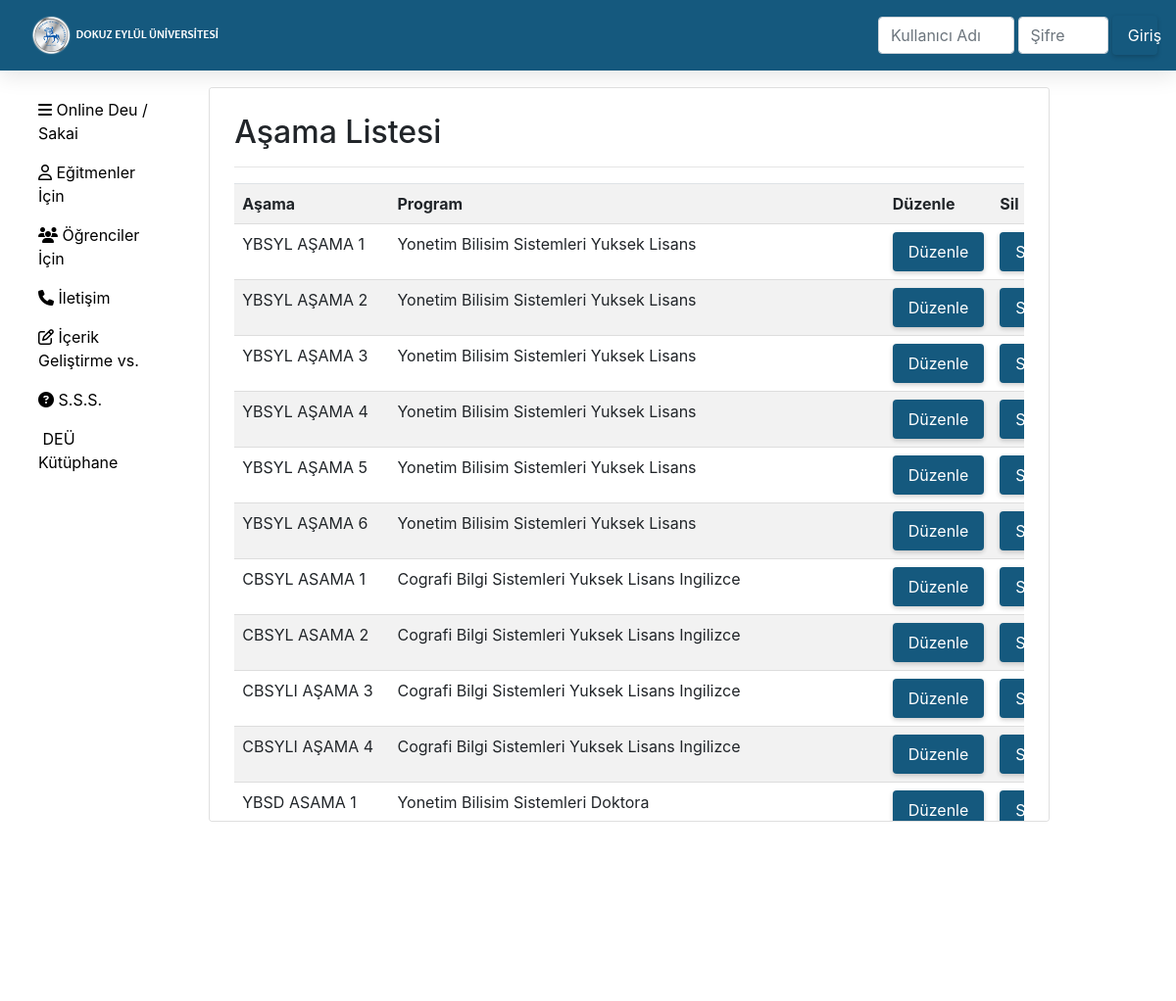
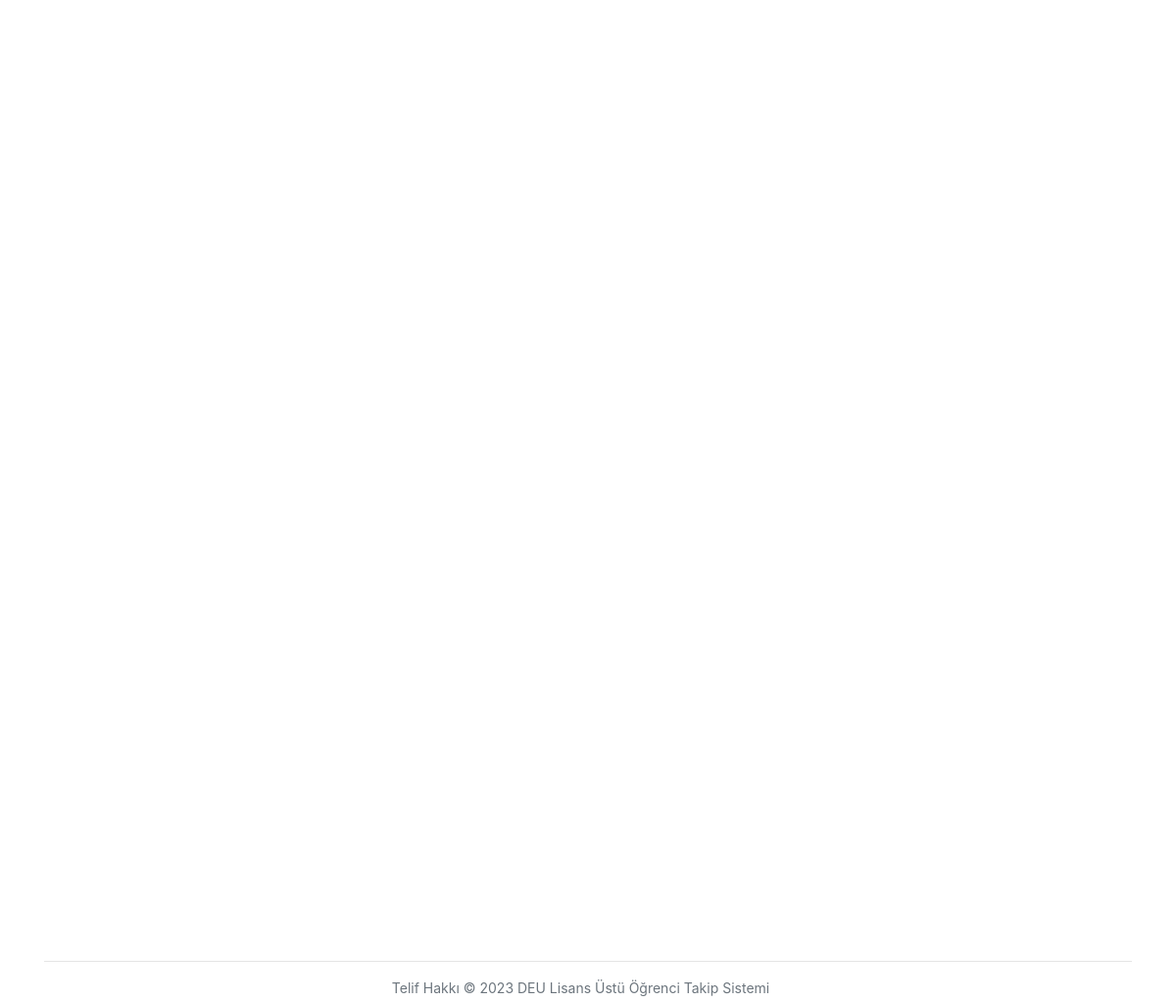
The page /asama_listele.php on the database its author committed (2 pictures, top to bottom).
### tables this page shows
CREATE TABLE IF NOT EXISTS `ogrenci_asama` (
  `asama_id` int(11) NOT NULL AUTO_INCREMENT,
  `asama_adi` varchar(255) NOT NULL,
  `program_id` int(11) NOT NULL,
  `asama_seviyesi` int(11) NOT NULL DEFAULT '1',
  PRIMARY KEY (`asama_id`),
  UNIQUE KEY `UC_asama` (`program_id`,`asama_seviyesi`),
  KEY `program_id` (`program_id`)
);

CREATE TABLE IF NOT EXISTS `ogrenci_program` (
  `program_id` int(11) NOT NULL AUTO_INCREMENT,
  `program_isim` varchar(255) NOT NULL,
  `tez_asamasi` enum('Tez asamasi bulunmamakta','1','2','3','4','5','6','7','8','9') NOT NULL,
  PRIMARY KEY (`program_id`)
);

### asama_listele.php (the view)
<?php
include 'config/database.php';
include 'inc/header.php';
include 'inc/container.php';
$sql = "SELECT * FROM ogrenci_asama";
$result = $conn->query($sql);
if ($result->num_rows > 0) {
    echo"<h2>Aşama Listesi </h2> <hr>";
    echo ' <table class="table table-striped"><tr><th>Aşama</th><th>Program</th><th>Düzenle</th><th>Sil</th></tr>';
    while ($row = $result->fetch_assoc()) {
        $program = $row["program_id"];
        $programsql = "SELECT * FROM ogrenci_program WHERE program_id = ?";
        $stmt = $conn->prepare($programsql);
        $stmt->bind_param("i", $program);
        $stmt->execute();
        $resultprogram = $stmt->get_result();
        $rowprogram = $resultprogram->fetch_assoc();
        echo "<tr><td>" . htmlspecialchars($row["asama_adi"]) . "</td><td>" . htmlspecialchars($rowprogram["program_isim"]) . "</td>";
        echo "<td><a class='btn btn-primary btn-sm' href='asama_duzenle.php?id=" . htmlspecialchars($row["asama_id"]) . "'>Düzenle</a></td>";
        echo "<td><a class='btn btn-danger btn-sm' href='islemyonetici/asama_sil.php?id=" . htmlspecialchars($row["asama_id"]) . "' onclick='return confirm(\"Emin misiniz?\")'>Sil</a></td></tr>";
    }
    echo "</table>";
} else {
    echo "0 results";
}
include 'inc/footer.php';
?>

### rows shown on the page
ogrenci_asama: asama_adi "YBSYL AŞAMA 1", program.program_isim "Yonetim Bilisim Sistemleri Yuksek Lisans"
ogrenci_asama: asama_adi "YBSYL AŞAMA 2", program.program_isim "Yonetim Bilisim Sistemleri Yuksek Lisans"
ogrenci_asama: asama_adi "YBSYL AŞAMA 3", program.program_isim "Yonetim Bilisim Sistemleri Yuksek Lisans"
ogrenci_asama: asama_adi "YBSYL AŞAMA 4", program.program_isim "Yonetim Bilisim Sistemleri Yuksek Lisans"
ogrenci_asama: asama_adi "YBSYL AŞAMA 5", program.program_isim "Yonetim Bilisim Sistemleri Yuksek Lisans"
ogrenci_asama: asama_adi "YBSYL AŞAMA 6", program.program_isim "Yonetim Bilisim Sistemleri Yuksek Lisans"
ogrenci_asama: asama_adi "CBSYL ASAMA 1", program.program_isim "Cografi Bilgi Sistemleri Yuksek Lisans Ingilizce"
ogrenci_asama: asama_adi "CBSYL ASAMA 2", program.program_isim "Cografi Bilgi Sistemleri Yuksek Lisans Ingilizce"
ogrenci_asama: asama_adi "CBSYLI AŞAMA 3", program.program_isim "Cografi Bilgi Sistemleri Yuksek Lisans Ingilizce"
ogrenci_asama: asama_adi "CBSYLI AŞAMA 4", program.program_isim "Cografi Bilgi Sistemleri Yuksek Lisans Ingilizce"
ogrenci_asama: asama_adi "YBSD ASAMA 1", program.program_isim "Yonetim Bilisim Sistemleri Doktora"
